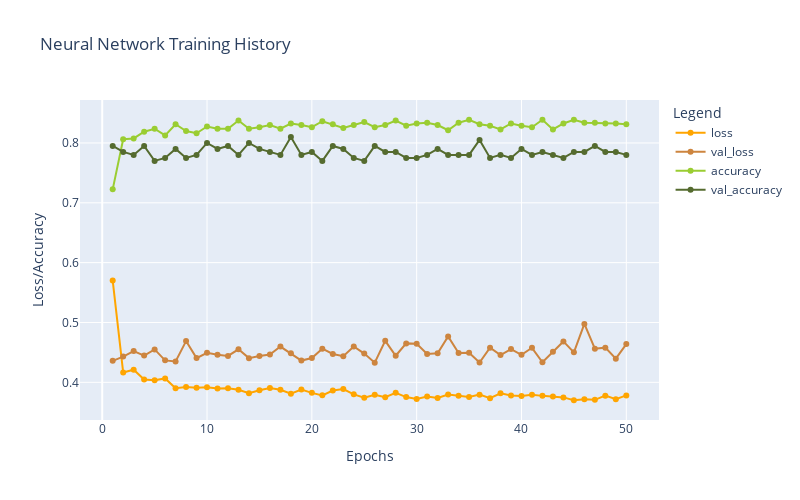

The cell this chart's notebook holds for it:
### Code cell
plot_history(history2b)

### Figure 1 — Plotly figure (JSON) as saved in the notebook; plotly's stock layout.template omitted (floating-point values rounded to 4 significant figures)
{"data": [{"hovertemplate": "Legend=loss<br>Epochs=%{x}<br>Loss/Accuracy=%{y}<extra></extra>", "legendgroup": "loss", "line": {"color": "orange", "dash": "solid"}, "marker": {"symbol": "circle"}, "mode": "lines+markers", "name": "loss", "orientation": "v", "showlegend": true, "type": "scatter", "x": [1, 2, 3, 4, 5, 6, 7, 8, 9, 10, 11, 12, 13, 14, 15, 16, 17, 18, 19, 20, 21, 22, 23, 24, 25, 26, 27, 28, 29, 30, 31, 32, 33, 34, 35, 36, 37, 38, 39, 40, 41, 42, 43, 44, 45, 46, 47, 48, 49, 50], "xaxis": "x", "y": [0.5701, 0.4165, 0.4211, 0.4046, 0.4036, 0.4065, 0.3903, 0.3921, 0.391, 0.3916, 0.3899, 0.3903, 0.3877, 0.3817, 0.3869, 0.3906, 0.3876, 0.3809, 0.388, 0.3824, 0.3783, 0.3864, 0.3888, 0.3799, 0.3742, 0.3793, 0.3753, 0.3825, 0.3754, 0.3724, 0.3762, 0.3739, 0.3798, 0.3776, 0.3755, 0.3795, 0.3735, 0.3816, 0.3781, 0.3772, 0.3793, 0.3774, 0.3765, 0.3749, 0.3701, 0.3718, 0.3707, 0.3778, 0.3719, 0.3782], "yaxis": "y"}, {"hovertemplate": "Legend=val_loss<br>Epochs=%{x}<br>Loss/Accuracy=%{y}<extra></extra>", "legendgroup": "val_loss", "line": {"color": "peru", "dash": "solid"}, "marker": {"symbol": "circle"}, "mode": "lines+markers", "name": "val_loss", "orientation": "v", "showlegend": true, "type": "scatter", "x": [1, 2, 3, 4, 5, 6, 7, 8, 9, 10, 11, 12, 13, 14, 15, 16, 17, 18, 19, 20, 21, 22, 23, 24, 25, 26, 27, 28, 29, 30, 31, 32, 33, 34, 35, 36, 37, 38, 39, 40, 41, 42, 43, 44, 45, 46, 47, 48, 49, 50], "xaxis": "x", "y": [0.4359, 0.4431, 0.4523, 0.4448, 0.455, 0.4367, 0.4348, 0.4689, 0.4405, 0.4493, 0.4463, 0.4441, 0.4552, 0.4405, 0.4442, 0.4465, 0.4598, 0.4485, 0.4364, 0.4407, 0.4562, 0.4475, 0.4438, 0.46, 0.4481, 0.4329, 0.4693, 0.4444, 0.4651, 0.4645, 0.4474, 0.4486, 0.4767, 0.4491, 0.4493, 0.4331, 0.4579, 0.4456, 0.4556, 0.4459, 0.4577, 0.4336, 0.4512, 0.4684, 0.4501, 0.4976, 0.4562, 0.458, 0.4395, 0.4639], "yaxis": "y"}, {"hovertemplate": "Legend=accuracy<br>Epochs=%{x}<br>Loss/Accuracy=%{y}<extra></extra>", "legendgroup": "accuracy", "line": {"color": "yellowgreen", "dash": "solid"}, "marker": {"symbol": "circle"}, "mode": "lines+markers", "name": "accuracy", "orientation": "v", "showlegend": true, "type": "scatter", "x": [1, 2, 3, 4, 5, 6, 7, 8, 9, 10, 11, 12, 13, 14, 15, 16, 17, 18, 19, 20, 21, 22, 23, 24, 25, 26, 27, 28, 29, 30, 31, 32, 33, 34, 35, 36, 37, 38, 39, 40, 41, 42, 43, 44, 45, 46, 47, 48, 49, 50], "xaxis": "x", "y": [0.7225, 0.8062, 0.8075, 0.8188, 0.8238, 0.8125, 0.8313, 0.82, 0.8163, 0.8275, 0.8238, 0.8238, 0.8375, 0.8238, 0.8263, 0.83, 0.8238, 0.8325, 0.83, 0.8263, 0.8363, 0.8313, 0.825, 0.83, 0.835, 0.8263, 0.83, 0.8375, 0.8288, 0.8325, 0.8338, 0.83, 0.8213, 0.8338, 0.8388, 0.8313, 0.8288, 0.8225, 0.8325, 0.8288, 0.8263, 0.8388, 0.8225, 0.8325, 0.8388, 0.8338, 0.8338, 0.8325, 0.8325, 0.8313], "yaxis": "y"}, {"hovertemplate": "Legend=val_accuracy<br>Epochs=%{x}<br>Loss/Accuracy=%{y}<extra></extra>", "legendgroup": "val_accuracy", "line": {"color": "darkolivegreen", "dash": "solid"}, "marker": {"symbol": "circle"}, "mode": "lines+markers", "name": "val_accuracy", "orientation": "v", "showlegend": true, "type": "scatter", "x": [1, 2, 3, 4, 5, 6, 7, 8, 9, 10, 11, 12, 13, 14, 15, 16, 17, 18, 19, 20, 21, 22, 23, 24, 25, 26, 27, 28, 29, 30, 31, 32, 33, 34, 35, 36, 37, 38, 39, 40, 41, 42, 43, 44, 45, 46, 47, 48, 49, 50], "xaxis": "x", "y": [0.795, 0.785, 0.78, 0.795, 0.77, 0.775, 0.79, 0.775, 0.78, 0.8, 0.79, 0.795, 0.78, 0.8, 0.79, 0.785, 0.78, 0.81, 0.78, 0.785, 0.77, 0.795, 0.79, 0.775, 0.77, 0.795, 0.785, 0.785, 0.775, 0.775, 0.78, 0.79, 0.78, 0.78, 0.78, 0.805, 0.775, 0.78, 0.775, 0.79, 0.78, 0.785, 0.78, 0.775, 0.785, 0.785, 0.795, 0.785, 0.785, 0.78], "yaxis": "y"}], "layout": {"height": 500, "legend": {"title": {"text": "Legend"}, "tracegroupgap": 0}, "title": {"text": "Neural Network Training History"}, "width": 800, "xaxis": {"anchor": "y", "domain": [0, 1], "title": {"text": "Epochs"}}, "yaxis": {"anchor": "x", "domain": [0, 1], "title": {"text": "Loss/Accuracy"}}}}
